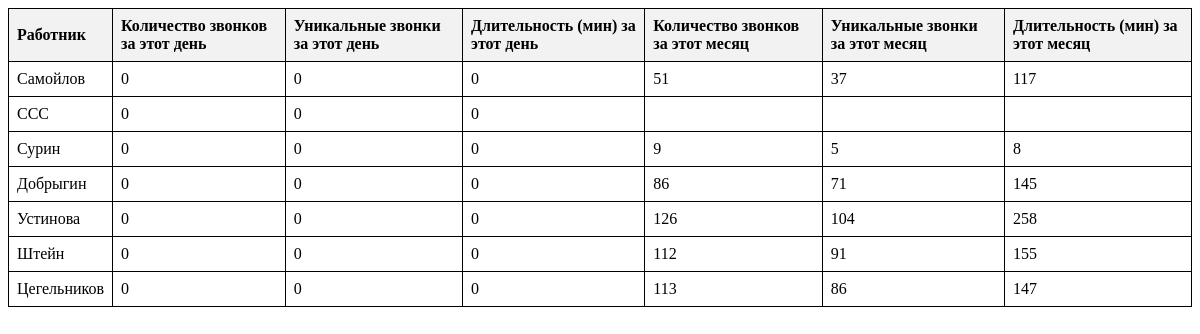
The page /show_data on the database its author committed.
### tables this page shows
CREATE TABLE persons (
	id INTEGER NOT NULL, 
	name VARCHAR NOT NULL, 
	phone VARCHAR NOT NULL, 
	PRIMARY KEY (id)
);

### main.py (the view)
@app.route('/')
@app.route('/show_data', methods=['GET', 'POST'])
def show_data():
    connect = sqlite3.connect('db/calls_mg.sqlite')
    cursor = connect.cursor()
    current_date = datetime.datetime.now().date()
    current_month_start = datetime.datetime(current_date.year,
                                            current_date.month, 1).date()
    cursor.execute("SELECT name FROM persons")
    all_persons = [row[0] for row in cursor.fetchall()]
    cursor.execute(f"""
                            SELECT p.name, count(c.phoneb) AS calls_count,
                                count(distinct c.phoneb) AS uniq,
                            SUM(c.billsec) / 60 AS minutes
                            FROM calls c
                            INNER JOIN persons p ON c.phonea = p.phone
                            WHERE c.phoneb > 4
                                AND DATE(c.datetime) = DATE('{current_date}')
                            GROUP BY c.phonea, p.name
                        """)
    row = cursor.fetchall()
    data1 = [{'name': name, 'calls_count': calls_count, 'uniq': uniq,
              'minutes': minutes} for
             name, calls_count, uniq, minutes in row]
    if not row:
        data1 = [{'name': name, 'calls_count': 0, 'uniq': 0, 'minutes': 0}
                 for name in all_persons]
    cursor.execute(f"""
                                WITH FilteredCalls AS (
                                    SELECT DATE(c.datetime) AS date, p.name, c.phonea,
                                    count(c.phoneb) AS calls_count,
                                        count(distinct c.phoneb) AS uniq, SUM(c.billsec) / 60
                                        AS minutes
                                    FROM calls c
                                    INNER JOIN persons p ON c.phonea = p.phone
                                    WHERE c.phoneb > 4
                                        AND DATE(c.datetime) BETWEEN
                                        DATE('{current_month_start}') AND
                                        DATE('{current_date}')
                                    GROUP BY date, c.phonea, p.name
                                )
                                SELECT name, SUM(calls_count)
                                AS calls_count_per_month,
                                    SUM(uniq) AS unic_per_month, SUM(minutes)
                                    AS minutes_per_month
                                FROM FilteredCalls
                                GROUP BY name, phonea
                            """)
    row2 = cursor.fetchall()
    data2 = [{'name': name, 'calls_count_per_month': calls_count,
              'unic_per_month': uniq, 'minutes_per_month': minutes}
             for name, calls_count, uniq, minutes in row2]
    if not row2:
        data2 = [{'name': name, 'calls_count_per_month': 0, 'unic_per_month': 0,
                  'minutes_per_month': 0} for name in
                 all_persons]
    data1_dict = {item['name']: item for item in data1}
    data2_dict = {item['name']: item for item in data2}
    for key, value in data2_dict.items():
        if key in data1_dict:
            data1_dict[key].update(value)
        else:
            data1_dict[key] = value
    combined_data = list(data1_dict.values())
    return render_template('data_table.html',
                           data=combined_data)

### templates/data_table.html (shortened to what this page needs)
<!DOCTYPE html>
<html lang="en">
<head>
</head>
<body>
    <table>
        <thead>
            <tr>
                <th>Работник</th>
                <th>Количество звонков за этот день</th>
                <th>Уникальные звонки за этот день</th>
                <th>Длительность (мин) за этот день</th>
                <th>Количество звонков за этот месяц</th>
                <th>Уникальные звонки за этот месяц</th>
                <th>Длительность (мин) за этот месяц</th>
            </tr>
        </thead>
        <tbody>
            {% for item in data %}
            <tr>
                <td>{{ item.name }}</td>
                <td>{{ item.calls_count }}</td>
                <td>{{ item.uniq }}</td>
                <td>{{ item.minutes }}</td>
                <td>{{ item.calls_count_per_month }}</td>
                <td>{{ item.unic_per_month }}</td>
                <td>{{ item.minutes_per_month }}</td>
            </tr>
            {% endfor %}
        </tbody>
    </table>
</body>
</html>

### templates/data_table.html (style rules this page uses)
table { border-collapse: collapse; width: 100%; }
th, td { border: 1px solid black; padding: 8px; text-align: left; }
th { background-color: #f2f2f2; }

### rows shown on the page
persons: name "Самойлов", calls_count "0", uniq "0", minutes "0", calls_count_per_month "51", unic_per_month "37", minutes_per_month "117"
persons: name "ССС", calls_count "0", uniq "0", minutes "0"
persons: name "Сурин", calls_count "0", uniq "0", minutes "0", calls_count_per_month "9", unic_per_month "5", minutes_per_month "8"
persons: name "Добрыгин", calls_count "0", uniq "0", minutes "0", calls_count_per_month "86", unic_per_month "71", minutes_per_month "145"
persons: name "Устинова", calls_count "0", uniq "0", minutes "0", calls_count_per_month "126", unic_per_month "104", minutes_per_month "258"
persons: name "Штейн", calls_count "0", uniq "0", minutes "0", calls_count_per_month "112", unic_per_month "91", minutes_per_month "155"
persons: name "Цегельников", calls_count "0", uniq "0", minutes "0", calls_count_per_month "113", unic_per_month "86", minutes_per_month "147"
